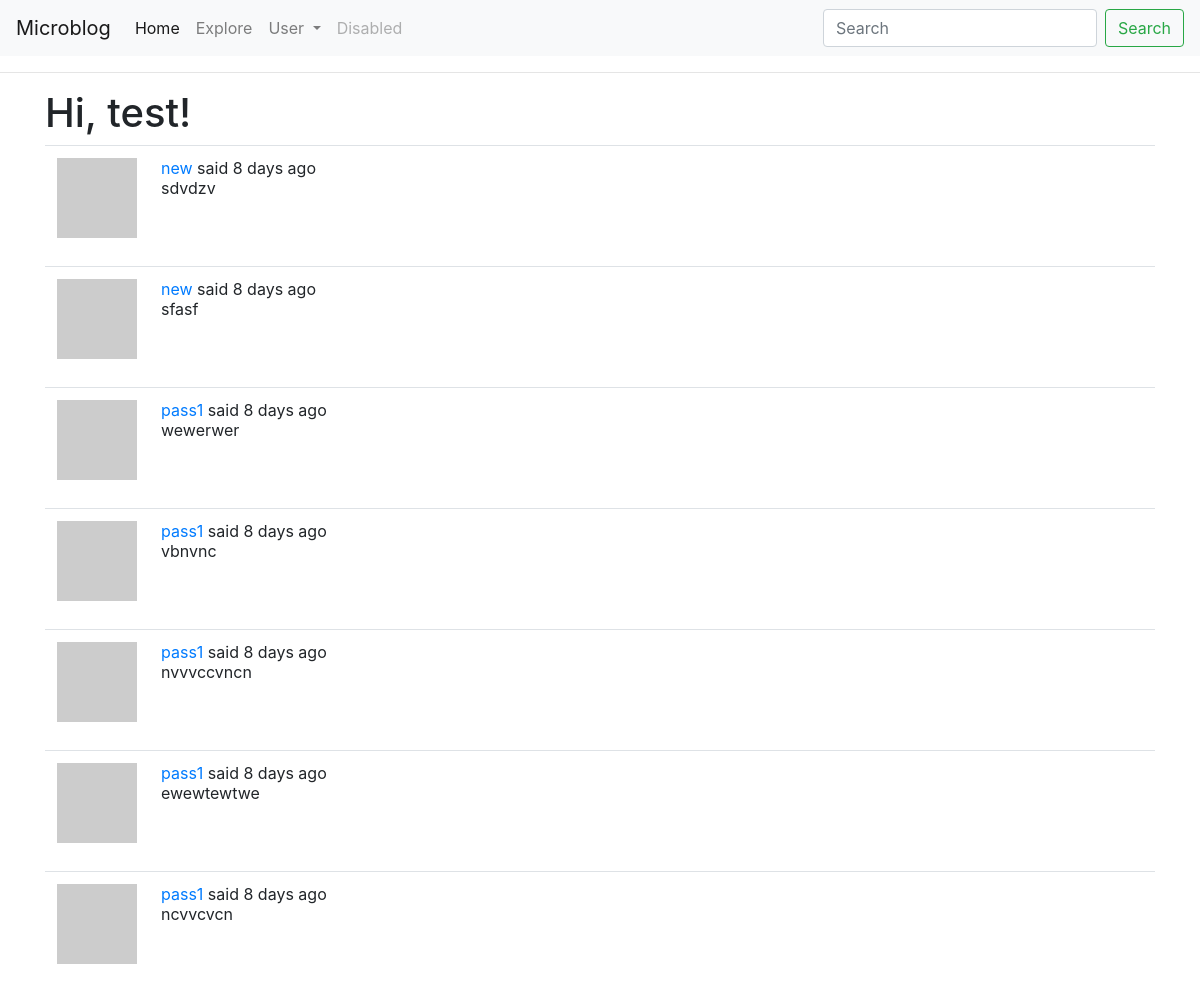
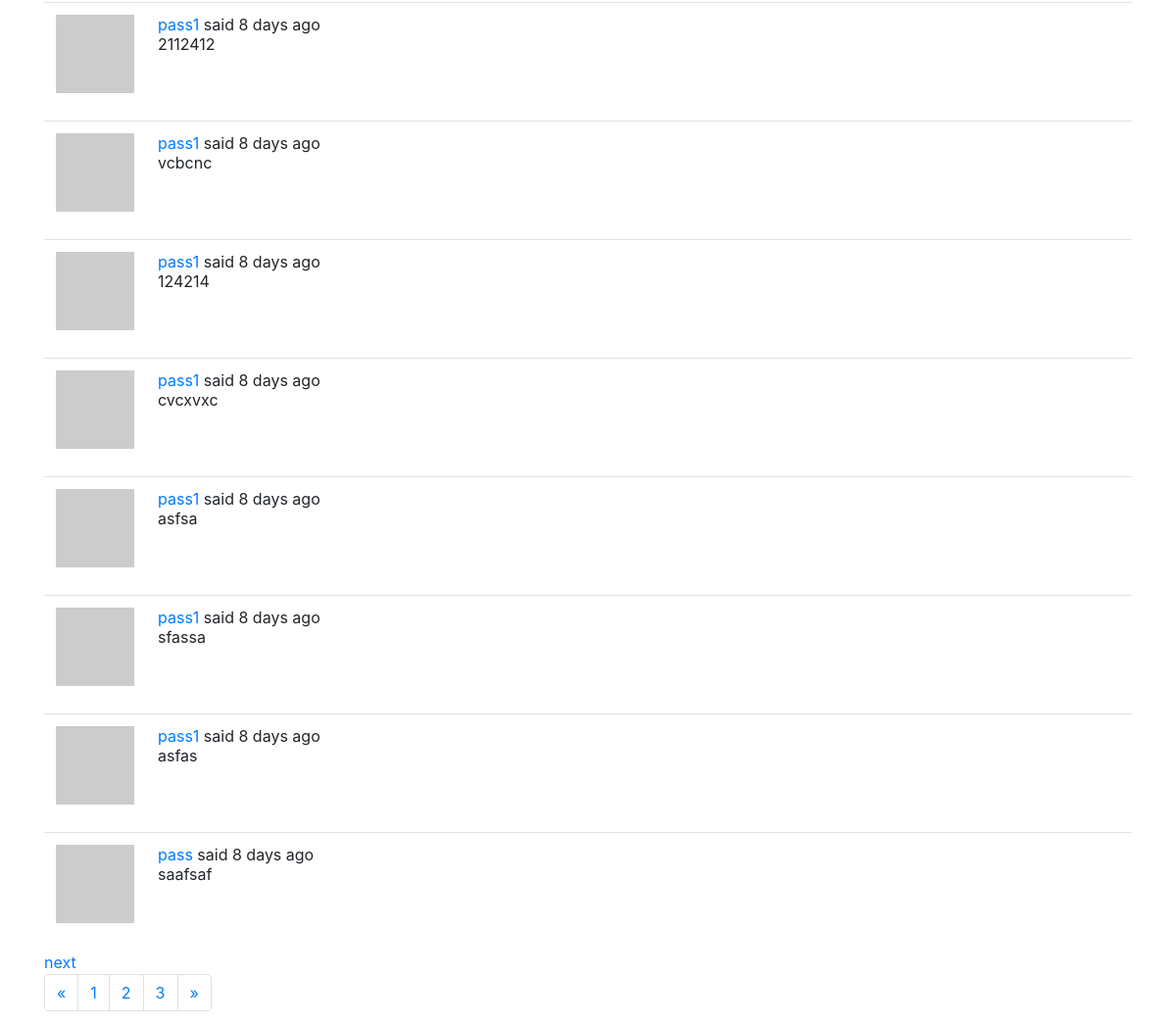
Page /explore (signed in) on the committed database (2 pictures, top to bottom).
### app/models.py (models this page shows, shortened)
class User(UserMixin, db.Model):
    id = db.Column(db.Integer, primary_key=True)
    username = db.Column(db.String(64), index=True, unique=True)
    email = db.Column(db.String(120), index=True, unique=True)
    password_hash = db.Column(db.String(128))
    about_me = db.Column(db.String(140))
    last_seen = db.Column(db.DateTime, default=datetime.utcnow)
    posts = db.relationship("Post", backref="author", lazy="dynamic")
    followed = db.relationship(
        'User', secondary=followers,
        primaryjoin=(followers.c.follower_id == id),
        secondaryjoin=(followers.c.followed_id == id),
        backref=db.backref('followers', lazy='dynamic'), lazy='dynamic')
    def avatar(self, size):
        digest = md5(self.email.lower().encode('utf-8')).hexdigest()
        return "https://www.gravatar.com/avatar/{}?d=identicon&s={}".format(digest, size)

class Post(db.Model):
    id = db.Column(db.Integer, primary_key=True)
    body = db.Column(db.String(140))
    timestamp = db.Column(db.DateTime, index=True, default = datetime.utcnow)
    user_id = db.Column(db.Integer, db.ForeignKey("user.id"))

### app/routes.py (the view)
@app.route('/explore')
@login_required
def explore():
    page = request.args.get('page', 1, type=int)
    posts = Post.query.order_by(Post.timestamp.desc()).paginate(
        page, app.config['POSTS_PER_PAGE'], False)
    next_url = url_for("explore", page=posts.next_num) if posts.has_next else None
    prev_url = url_for("explore", page=posts.prev_num) if posts.has_prev else None
    return render_template('index.html', title='Home',
                           posts=posts.items, next_url=next_url, prev_url=prev_url)

### app/models.py (called while the page is built)
@login.user_loader
def load_user(id):
    return User.query.get(int(id))

### app/routes.py (called while the page is built)
@app.before_request
def before_request():
    if current_user.is_authenticated:
        current_user.last_seen = datetime.utcnow()
        db.session.commit()

### app/templates/index.html (shortened to what this page needs)
{% extends "base.html" %}
{% block content %}
    <h1>{{ _('Hi, %(username)s!', username=current_user.username) }}</h1>
    {% for post in posts %}
        {% include "_post.html" %}
    {% endfor %}
    {% if next_url %}
        <a href={{next_url}}>next</a>
    {% endif %}
    <ul class="pagination">
        <li class="page-item">
            <a class="page-link" href="#" aria-label="Previous">
            <span aria-hidden="true">&laquo;</span>
            </a>
        </li>
        <li class="page-item"><a class="page-link" href="#">1</a></li>
        <li class="page-item"><a class="page-link" href="#">2</a></li>
        <li class="page-item"><a class="page-link" href="#">3</a></li>
        <li class="page-item">
            <a class="page-link" href="#" aria-label="Next">
            <span aria-hidden="true">&raquo;</span>
            </a>
        </li>
        </ul>
{% endblock %}

### app/templates/_post.html (shortened to what this page needs)
<table class="table table-hover">
        <tr>
            <td width="70px">
                <a href="{{ url_for('user', username=post.author.username) }}">
                    <img src="{{ post.author.avatar(70) }}" />
                </a>
            </td>
            <td>
                {{ _('%(username)s said %(when)s',
                    username=user_link, when=moment(post.timestamp).fromNow()) }}
                <br>
                {{ post.body }}
            </td>
        </tr>
    </table>

### rows in the picture
Post: body "sdvdzv"
Post: body "sfasf"
Post: body "wewerwer"
Post: body "vbnvnc"
Post: body "nvvvccvncn"
Post: body "ewewtewtwe"
Post: body "ncvvcvcn"
Post: body "2112412"
Post: body "vcbcnc"
Post: body "124214"
Post: body "cvcxvxc"
Post: body "asfsa"
Post: body "sfassa"
Post: body "asfas"
Post: body "saafsaf"
